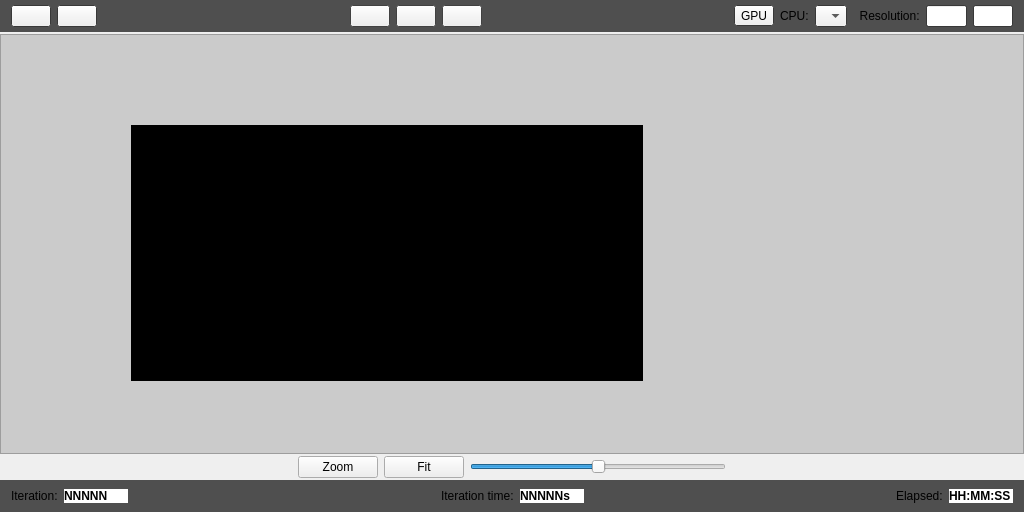
<?xml version="1.0" encoding="UTF-8"?>
<ui version="4.0">
 <class>RenderViewport</class>
 <widget class="QWidget" name="RenderViewport">
  <property name="enabled">
   <bool>true</bool>
  </property>
  <property name="geometry">
   <rect>
    <x>0</x>
    <y>0</y>
    <width>1024</width>
    <height>512</height>
   </rect>
  </property>
  <property name="sizePolicy">
   <sizepolicy hsizetype="Expanding" vsizetype="Expanding">
    <horstretch>0</horstretch>
    <verstretch>0</verstretch>
   </sizepolicy>
  </property>
  <property name="windowTitle">
   <string>RenderViewport</string>
  </property>
  <property name="autoFillBackground">
   <bool>false</bool>
  </property>
  <layout class="QGridLayout" name="gridLayout">
   <property name="leftMargin">
    <number>0</number>
   </property>
   <property name="topMargin">
    <number>0</number>
   </property>
   <property name="rightMargin">
    <number>0</number>
   </property>
   <property name="bottomMargin">
    <number>0</number>
   </property>
   <property name="spacing">
    <number>2</number>
   </property>
   <item row="4" column="0">
    <widget class="QWidget" name="bottomWidget" native="true">
     <property name="sizePolicy">
      <sizepolicy hsizetype="Expanding" vsizetype="Fixed">
       <horstretch>0</horstretch>
       <verstretch>0</verstretch>
      </sizepolicy>
     </property>
     <property name="minimumSize">
      <size>
       <width>0</width>
       <height>32</height>
      </size>
     </property>
     <property name="baseSize">
      <size>
       <width>0</width>
       <height>32</height>
      </size>
     </property>
     <property name="palette">
      <palette>
       <active>
        <colorrole role="Base">
         <brush brushstyle="SolidPattern">
          <color alpha="255">
           <red>255</red>
           <green>255</green>
           <blue>255</blue>
          </color>
         </brush>
        </colorrole>
        <colorrole role="Window">
         <brush brushstyle="SolidPattern">
          <color alpha="255">
           <red>79</red>
           <green>79</green>
           <blue>79</blue>
          </color>
         </brush>
        </colorrole>
       </active>
       <inactive>
        <colorrole role="Base">
         <brush brushstyle="SolidPattern">
          <color alpha="255">
           <red>255</red>
           <green>255</green>
           <blue>255</blue>
          </color>
         </brush>
        </colorrole>
        <colorrole role="Window">
         <brush brushstyle="SolidPattern">
          <color alpha="255">
           <red>79</red>
           <green>79</green>
           <blue>79</blue>
          </color>
         </brush>
        </colorrole>
       </inactive>
       <disabled>
        <colorrole role="Base">
         <brush brushstyle="SolidPattern">
          <color alpha="255">
           <red>79</red>
           <green>79</green>
           <blue>79</blue>
          </color>
         </brush>
        </colorrole>
        <colorrole role="Window">
         <brush brushstyle="SolidPattern">
          <color alpha="255">
           <red>79</red>
           <green>79</green>
           <blue>79</blue>
          </color>
         </brush>
        </colorrole>
       </disabled>
      </palette>
     </property>
     <property name="autoFillBackground">
      <bool>true</bool>
     </property>
     <layout class="QHBoxLayout" name="horizontalLayout_3">
      <property name="topMargin">
       <number>0</number>
      </property>
      <property name="bottomMargin">
       <number>0</number>
      </property>
      <item>
       <widget class="QLabel" name="label">
        <property name="sizePolicy">
         <sizepolicy hsizetype="Preferred" vsizetype="Preferred">
          <horstretch>0</horstretch>
          <verstretch>0</verstretch>
         </sizepolicy>
        </property>
        <property name="text">
         <string>Iteration:</string>
        </property>
       </widget>
      </item>
      <item>
       <widget class="QLabel" name="iterationValue">
        <property name="sizePolicy">
         <sizepolicy hsizetype="Preferred" vsizetype="Fixed">
          <horstretch>0</horstretch>
          <verstretch>0</verstretch>
         </sizepolicy>
        </property>
        <property name="minimumSize">
         <size>
          <width>64</width>
          <height>0</height>
         </size>
        </property>
        <property name="baseSize">
         <size>
          <width>0</width>
          <height>0</height>
         </size>
        </property>
        <property name="palette">
         <palette>
          <active>
           <colorrole role="Text">
            <brush brushstyle="SolidPattern">
             <color alpha="255">
              <red>40</red>
              <green>40</green>
              <blue>40</blue>
             </color>
            </brush>
           </colorrole>
           <colorrole role="Base">
            <brush brushstyle="SolidPattern">
             <color alpha="255">
              <red>255</red>
              <green>255</green>
              <blue>255</blue>
             </color>
            </brush>
           </colorrole>
           <colorrole role="Window">
            <brush brushstyle="SolidPattern">
             <color alpha="255">
              <red>255</red>
              <green>255</green>
              <blue>255</blue>
             </color>
            </brush>
           </colorrole>
          </active>
          <inactive>
           <colorrole role="Text">
            <brush brushstyle="SolidPattern">
             <color alpha="255">
              <red>40</red>
              <green>40</green>
              <blue>40</blue>
             </color>
            </brush>
           </colorrole>
           <colorrole role="Base">
            <brush brushstyle="SolidPattern">
             <color alpha="255">
              <red>255</red>
              <green>255</green>
              <blue>255</blue>
             </color>
            </brush>
           </colorrole>
           <colorrole role="Window">
            <brush brushstyle="SolidPattern">
             <color alpha="255">
              <red>255</red>
              <green>255</green>
              <blue>255</blue>
             </color>
            </brush>
           </colorrole>
          </inactive>
          <disabled>
           <colorrole role="Text">
            <brush brushstyle="SolidPattern">
             <color alpha="255">
              <red>120</red>
              <green>120</green>
              <blue>120</blue>
             </color>
            </brush>
           </colorrole>
           <colorrole role="Base">
            <brush brushstyle="SolidPattern">
             <color alpha="255">
              <red>255</red>
              <green>255</green>
              <blue>255</blue>
             </color>
            </brush>
           </colorrole>
           <colorrole role="Window">
            <brush brushstyle="SolidPattern">
             <color alpha="255">
              <red>255</red>
              <green>255</green>
              <blue>255</blue>
             </color>
            </brush>
           </colorrole>
          </disabled>
         </palette>
        </property>
        <property name="font">
         <font>
          <weight>75</weight>
          <bold>true</bold>
         </font>
        </property>
        <property name="autoFillBackground">
         <bool>true</bool>
        </property>
        <property name="text">
         <string>NNNNN</string>
        </property>
        <property name="margin">
         <number>4</number>
        </property>
       </widget>
      </item>
      <item>
       <spacer name="horizontalSpacer_4">
        <property name="orientation">
         <enum>Qt::Horizontal</enum>
        </property>
        <property name="sizeHint" stdset="0">
         <size>
          <width>40</width>
          <height>20</height>
         </size>
        </property>
       </spacer>
      </item>
      <item>
       <widget class="QLabel" name="label_3">
        <property name="text">
         <string>Iteration time:</string>
        </property>
       </widget>
      </item>
      <item>
       <widget class="QLabel" name="iterationTimeValue">
        <property name="sizePolicy">
         <sizepolicy hsizetype="Preferred" vsizetype="Fixed">
          <horstretch>0</horstretch>
          <verstretch>0</verstretch>
         </sizepolicy>
        </property>
        <property name="minimumSize">
         <size>
          <width>64</width>
          <height>0</height>
         </size>
        </property>
        <property name="baseSize">
         <size>
          <width>0</width>
          <height>0</height>
         </size>
        </property>
        <property name="palette">
         <palette>
          <active>
           <colorrole role="Text">
            <brush brushstyle="SolidPattern">
             <color alpha="255">
              <red>40</red>
              <green>40</green>
              <blue>40</blue>
             </color>
            </brush>
           </colorrole>
           <colorrole role="Base">
            <brush brushstyle="SolidPattern">
             <color alpha="255">
              <red>255</red>
              <green>255</green>
              <blue>255</blue>
             </color>
            </brush>
           </colorrole>
           <colorrole role="Window">
            <brush brushstyle="SolidPattern">
             <color alpha="255">
              <red>255</red>
              <green>255</green>
              <blue>255</blue>
             </color>
            </brush>
           </colorrole>
          </active>
          <inactive>
           <colorrole role="Text">
            <brush brushstyle="SolidPattern">
             <color alpha="255">
              <red>40</red>
              <green>40</green>
              <blue>40</blue>
             </color>
            </brush>
           </colorrole>
           <colorrole role="Base">
            <brush brushstyle="SolidPattern">
             <color alpha="255">
              <red>255</red>
              <green>255</green>
              <blue>255</blue>
             </color>
            </brush>
           </colorrole>
           <colorrole role="Window">
            <brush brushstyle="SolidPattern">
             <color alpha="255">
              <red>255</red>
              <green>255</green>
              <blue>255</blue>
             </color>
            </brush>
           </colorrole>
          </inactive>
          <disabled>
           <colorrole role="Text">
            <brush brushstyle="SolidPattern">
             <color alpha="255">
              <red>120</red>
              <green>120</green>
              <blue>120</blue>
             </color>
            </brush>
           </colorrole>
           <colorrole role="Base">
            <brush brushstyle="SolidPattern">
             <color alpha="255">
              <red>255</red>
              <green>255</green>
              <blue>255</blue>
             </color>
            </brush>
           </colorrole>
           <colorrole role="Window">
            <brush brushstyle="SolidPattern">
             <color alpha="255">
              <red>255</red>
              <green>255</green>
              <blue>255</blue>
             </color>
            </brush>
           </colorrole>
          </disabled>
         </palette>
        </property>
        <property name="font">
         <font>
          <weight>75</weight>
          <bold>true</bold>
         </font>
        </property>
        <property name="autoFillBackground">
         <bool>true</bool>
        </property>
        <property name="text">
         <string>NNNNNs</string>
        </property>
        <property name="margin">
         <number>4</number>
        </property>
       </widget>
      </item>
      <item>
       <spacer name="horizontalSpacer_3">
        <property name="orientation">
         <enum>Qt::Horizontal</enum>
        </property>
        <property name="sizeHint" stdset="0">
         <size>
          <width>40</width>
          <height>20</height>
         </size>
        </property>
       </spacer>
      </item>
      <item>
       <widget class="QLabel" name="label_2">
        <property name="text">
         <string>Elapsed:</string>
        </property>
       </widget>
      </item>
      <item>
       <widget class="QLabel" name="elapsedTimeValue">
        <property name="sizePolicy">
         <sizepolicy hsizetype="Preferred" vsizetype="Fixed">
          <horstretch>0</horstretch>
          <verstretch>0</verstretch>
         </sizepolicy>
        </property>
        <property name="minimumSize">
         <size>
          <width>64</width>
          <height>0</height>
         </size>
        </property>
        <property name="baseSize">
         <size>
          <width>0</width>
          <height>0</height>
         </size>
        </property>
        <property name="palette">
         <palette>
          <active>
           <colorrole role="Text">
            <brush brushstyle="SolidPattern">
             <color alpha="255">
              <red>40</red>
              <green>40</green>
              <blue>40</blue>
             </color>
            </brush>
           </colorrole>
           <colorrole role="Base">
            <brush brushstyle="SolidPattern">
             <color alpha="255">
              <red>255</red>
              <green>255</green>
              <blue>255</blue>
             </color>
            </brush>
           </colorrole>
           <colorrole role="Window">
            <brush brushstyle="SolidPattern">
             <color alpha="255">
              <red>255</red>
              <green>255</green>
              <blue>255</blue>
             </color>
            </brush>
           </colorrole>
          </active>
          <inactive>
           <colorrole role="Text">
            <brush brushstyle="SolidPattern">
             <color alpha="255">
              <red>40</red>
              <green>40</green>
              <blue>40</blue>
             </color>
            </brush>
           </colorrole>
           <colorrole role="Base">
            <brush brushstyle="SolidPattern">
             <color alpha="255">
              <red>255</red>
              <green>255</green>
              <blue>255</blue>
             </color>
            </brush>
           </colorrole>
           <colorrole role="Window">
            <brush brushstyle="SolidPattern">
             <color alpha="255">
              <red>255</red>
              <green>255</green>
              <blue>255</blue>
             </color>
            </brush>
           </colorrole>
          </inactive>
          <disabled>
           <colorrole role="Text">
            <brush brushstyle="SolidPattern">
             <color alpha="255">
              <red>120</red>
              <green>120</green>
              <blue>120</blue>
             </color>
            </brush>
           </colorrole>
           <colorrole role="Base">
            <brush brushstyle="SolidPattern">
             <color alpha="255">
              <red>255</red>
              <green>255</green>
              <blue>255</blue>
             </color>
            </brush>
           </colorrole>
           <colorrole role="Window">
            <brush brushstyle="SolidPattern">
             <color alpha="255">
              <red>255</red>
              <green>255</green>
              <blue>255</blue>
             </color>
            </brush>
           </colorrole>
          </disabled>
         </palette>
        </property>
        <property name="font">
         <font>
          <weight>75</weight>
          <bold>true</bold>
         </font>
        </property>
        <property name="autoFillBackground">
         <bool>true</bool>
        </property>
        <property name="text">
         <string>HH:MM:SS</string>
        </property>
        <property name="margin">
         <number>4</number>
        </property>
       </widget>
      </item>
     </layout>
    </widget>
   </item>
   <item row="0" column="0">
    <widget class="QWidget" name="topWidget" native="true">
     <property name="sizePolicy">
      <sizepolicy hsizetype="Expanding" vsizetype="Fixed">
       <horstretch>0</horstretch>
       <verstretch>0</verstretch>
      </sizepolicy>
     </property>
     <property name="minimumSize">
      <size>
       <width>0</width>
       <height>32</height>
      </size>
     </property>
     <property name="baseSize">
      <size>
       <width>0</width>
       <height>32</height>
      </size>
     </property>
     <property name="palette">
      <palette>
       <active>
        <colorrole role="Base">
         <brush brushstyle="SolidPattern">
          <color alpha="255">
           <red>255</red>
           <green>255</green>
           <blue>255</blue>
          </color>
         </brush>
        </colorrole>
        <colorrole role="Window">
         <brush brushstyle="SolidPattern">
          <color alpha="255">
           <red>79</red>
           <green>79</green>
           <blue>79</blue>
          </color>
         </brush>
        </colorrole>
       </active>
       <inactive>
        <colorrole role="Base">
         <brush brushstyle="SolidPattern">
          <color alpha="255">
           <red>255</red>
           <green>255</green>
           <blue>255</blue>
          </color>
         </brush>
        </colorrole>
        <colorrole role="Window">
         <brush brushstyle="SolidPattern">
          <color alpha="255">
           <red>79</red>
           <green>79</green>
           <blue>79</blue>
          </color>
         </brush>
        </colorrole>
       </inactive>
       <disabled>
        <colorrole role="Base">
         <brush brushstyle="SolidPattern">
          <color alpha="255">
           <red>79</red>
           <green>79</green>
           <blue>79</blue>
          </color>
         </brush>
        </colorrole>
        <colorrole role="Window">
         <brush brushstyle="SolidPattern">
          <color alpha="255">
           <red>79</red>
           <green>79</green>
           <blue>79</blue>
          </color>
         </brush>
        </colorrole>
       </disabled>
      </palette>
     </property>
     <property name="autoFillBackground">
      <bool>true</bool>
     </property>
     <layout class="QHBoxLayout" name="horizontalLayout">
      <property name="topMargin">
       <number>0</number>
      </property>
      <property name="bottomMargin">
       <number>0</number>
      </property>
      <item>
       <widget class="QPushButton" name="saveButton">
        <property name="sizePolicy">
         <sizepolicy hsizetype="Fixed" vsizetype="Fixed">
          <horstretch>0</horstretch>
          <verstretch>0</verstretch>
         </sizepolicy>
        </property>
        <property name="baseSize">
         <size>
          <width>48</width>
          <height>48</height>
         </size>
        </property>
        <property name="text">
         <string/>
        </property>
       </widget>
      </item>
      <item>
       <widget class="QPushButton" name="loadButton">
        <property name="text">
         <string/>
        </property>
       </widget>
      </item>
      <item>
       <spacer name="horizontalSpacer_2">
        <property name="orientation">
         <enum>Qt::Horizontal</enum>
        </property>
        <property name="sizeType">
         <enum>QSizePolicy::Expanding</enum>
        </property>
        <property name="sizeHint" stdset="0">
         <size>
          <width>48</width>
          <height>20</height>
         </size>
        </property>
       </spacer>
      </item>
      <item>
       <widget class="QPushButton" name="startButton">
        <property name="enabled">
         <bool>false</bool>
        </property>
        <property name="text">
         <string/>
        </property>
       </widget>
      </item>
      <item>
       <widget class="QPushButton" name="stopButton">
        <property name="enabled">
         <bool>false</bool>
        </property>
        <property name="text">
         <string/>
        </property>
       </widget>
      </item>
      <item>
       <widget class="QPushButton" name="restartButton">
        <property name="enabled">
         <bool>false</bool>
        </property>
        <property name="text">
         <string/>
        </property>
       </widget>
      </item>
      <item>
       <spacer name="horizontalSpacer">
        <property name="orientation">
         <enum>Qt::Horizontal</enum>
        </property>
        <property name="sizeHint" stdset="0">
         <size>
          <width>40</width>
          <height>20</height>
         </size>
        </property>
       </spacer>
      </item>
      <item>
       <widget class="QToolButton" name="gpuSelector">
        <property name="text">
         <string>GPU</string>
        </property>
       </widget>
      </item>
      <item>
       <widget class="QLabel" name="HostThreadsLabel">
        <property name="text">
         <string>CPU:</string>
        </property>
       </widget>
      </item>
      <item>
       <widget class="QComboBox" name="cpuThreadCount">
        <property name="sizePolicy">
         <sizepolicy hsizetype="Maximum" vsizetype="Fixed">
          <horstretch>0</horstretch>
          <verstretch>0</verstretch>
         </sizepolicy>
        </property>
        <property name="minimumSize">
         <size>
          <width>32</width>
          <height>0</height>
         </size>
        </property>
        <property name="maximumSize">
         <size>
          <width>32</width>
          <height>16777215</height>
         </size>
        </property>
        <property name="baseSize">
         <size>
          <width>32</width>
          <height>0</height>
         </size>
        </property>
       </widget>
      </item>
      <item>
       <widget class="QWidget" name="resolution" native="true">
        <property name="sizePolicy">
         <sizepolicy hsizetype="Fixed" vsizetype="Fixed">
          <horstretch>0</horstretch>
          <verstretch>0</verstretch>
         </sizepolicy>
        </property>
        <property name="minimumSize">
         <size>
          <width>160</width>
          <height>32</height>
         </size>
        </property>
        <property name="baseSize">
         <size>
          <width>64</width>
          <height>48</height>
         </size>
        </property>
        <layout class="QHBoxLayout" name="horizontalLayout_2">
         <property name="leftMargin">
          <number>0</number>
         </property>
         <property name="topMargin">
          <number>0</number>
         </property>
         <property name="rightMargin">
          <number>0</number>
         </property>
         <property name="bottomMargin">
          <number>0</number>
         </property>
         <item>
          <widget class="QLabel" name="label_4">
           <property name="text">
            <string>  Resolution:</string>
           </property>
          </widget>
         </item>
         <item>
          <widget class="QLineEdit" name="widthInput">
           <property name="sizePolicy">
            <sizepolicy hsizetype="Ignored" vsizetype="Fixed">
             <horstretch>0</horstretch>
             <verstretch>0</verstretch>
            </sizepolicy>
           </property>
           <property name="minimumSize">
            <size>
             <width>32</width>
             <height>0</height>
            </size>
           </property>
           <property name="baseSize">
            <size>
             <width>0</width>
             <height>0</height>
            </size>
           </property>
           <property name="inputMethodHints">
            <set>Qt::ImhNone</set>
           </property>
           <property name="inputMask">
            <string/>
           </property>
           <property name="text">
            <string/>
           </property>
           <property name="maxLength">
            <number>8</number>
           </property>
           <property name="frame">
            <bool>true</bool>
           </property>
           <property name="cursorPosition">
            <number>0</number>
           </property>
           <property name="placeholderText">
            <string/>
           </property>
           <property name="clearButtonEnabled">
            <bool>false</bool>
           </property>
          </widget>
         </item>
         <item>
          <widget class="QLineEdit" name="heightInput">
           <property name="sizePolicy">
            <sizepolicy hsizetype="Ignored" vsizetype="Fixed">
             <horstretch>0</horstretch>
             <verstretch>0</verstretch>
            </sizepolicy>
           </property>
           <property name="minimumSize">
            <size>
             <width>32</width>
             <height>0</height>
            </size>
           </property>
           <property name="baseSize">
            <size>
             <width>0</width>
             <height>0</height>
            </size>
           </property>
           <property name="inputMethodHints">
            <set>Qt::ImhNone</set>
           </property>
           <property name="inputMask">
            <string/>
           </property>
           <property name="text">
            <string/>
           </property>
           <property name="maxLength">
            <number>8</number>
           </property>
           <property name="frame">
            <bool>true</bool>
           </property>
           <property name="cursorPosition">
            <number>0</number>
           </property>
           <property name="placeholderText">
            <string/>
           </property>
           <property name="clearButtonEnabled">
            <bool>false</bool>
           </property>
          </widget>
         </item>
        </layout>
       </widget>
      </item>
     </layout>
    </widget>
   </item>
   <item row="1" column="0">
    <widget class="QScrollArea" name="scrollArea">
     <property name="palette">
      <palette>
       <active>
        <colorrole role="Base">
         <brush brushstyle="SolidPattern">
          <color alpha="255">
           <red>255</red>
           <green>255</green>
           <blue>255</blue>
          </color>
         </brush>
        </colorrole>
        <colorrole role="Window">
         <brush brushstyle="SolidPattern">
          <color alpha="255">
           <red>203</red>
           <green>203</green>
           <blue>203</blue>
          </color>
         </brush>
        </colorrole>
       </active>
       <inactive>
        <colorrole role="Base">
         <brush brushstyle="SolidPattern">
          <color alpha="255">
           <red>255</red>
           <green>255</green>
           <blue>255</blue>
          </color>
         </brush>
        </colorrole>
        <colorrole role="Window">
         <brush brushstyle="SolidPattern">
          <color alpha="255">
           <red>203</red>
           <green>203</green>
           <blue>203</blue>
          </color>
         </brush>
        </colorrole>
       </inactive>
       <disabled>
        <colorrole role="Base">
         <brush brushstyle="SolidPattern">
          <color alpha="255">
           <red>203</red>
           <green>203</green>
           <blue>203</blue>
          </color>
         </brush>
        </colorrole>
        <colorrole role="Window">
         <brush brushstyle="SolidPattern">
          <color alpha="255">
           <red>203</red>
           <green>203</green>
           <blue>203</blue>
          </color>
         </brush>
        </colorrole>
       </disabled>
      </palette>
     </property>
     <property name="autoFillBackground">
      <bool>true</bool>
     </property>
     <property name="widgetResizable">
      <bool>true</bool>
     </property>
     <widget class="QWidget" name="scrollAreaContent">
      <property name="geometry">
       <rect>
        <x>0</x>
        <y>0</y>
        <width>1022</width>
        <height>417</height>
       </rect>
      </property>
      <property name="sizePolicy">
       <sizepolicy hsizetype="Expanding" vsizetype="Expanding">
        <horstretch>0</horstretch>
        <verstretch>0</verstretch>
       </sizepolicy>
      </property>
      <property name="minimumSize">
       <size>
        <width>0</width>
        <height>0</height>
       </size>
      </property>
      <property name="baseSize">
       <size>
        <width>512</width>
        <height>256</height>
       </size>
      </property>
      <property name="layoutDirection">
       <enum>Qt::LeftToRight</enum>
      </property>
      <widget class="QLabel" name="image">
       <property name="geometry">
        <rect>
         <x>130</x>
         <y>90</y>
         <width>512</width>
         <height>256</height>
        </rect>
       </property>
       <property name="sizePolicy">
        <sizepolicy hsizetype="Expanding" vsizetype="Expanding">
         <horstretch>0</horstretch>
         <verstretch>0</verstretch>
        </sizepolicy>
       </property>
       <property name="palette">
        <palette>
         <active>
          <colorrole role="WindowText">
           <brush brushstyle="SolidPattern">
            <color alpha="255">
             <red>255</red>
             <green>0</green>
             <blue>0</blue>
            </color>
           </brush>
          </colorrole>
          <colorrole role="Base">
           <brush brushstyle="SolidPattern">
            <color alpha="255">
             <red>255</red>
             <green>255</green>
             <blue>255</blue>
            </color>
           </brush>
          </colorrole>
          <colorrole role="Window">
           <brush brushstyle="SolidPattern">
            <color alpha="255">
             <red>0</red>
             <green>0</green>
             <blue>0</blue>
            </color>
           </brush>
          </colorrole>
         </active>
         <inactive>
          <colorrole role="WindowText">
           <brush brushstyle="SolidPattern">
            <color alpha="255">
             <red>255</red>
             <green>0</green>
             <blue>0</blue>
            </color>
           </brush>
          </colorrole>
          <colorrole role="Base">
           <brush brushstyle="SolidPattern">
            <color alpha="255">
             <red>255</red>
             <green>255</green>
             <blue>255</blue>
            </color>
           </brush>
          </colorrole>
          <colorrole role="Window">
           <brush brushstyle="SolidPattern">
            <color alpha="255">
             <red>0</red>
             <green>0</green>
             <blue>0</blue>
            </color>
           </brush>
          </colorrole>
         </inactive>
         <disabled>
          <colorrole role="WindowText">
           <brush brushstyle="SolidPattern">
            <color alpha="255">
             <red>120</red>
             <green>120</green>
             <blue>120</blue>
            </color>
           </brush>
          </colorrole>
          <colorrole role="Base">
           <brush brushstyle="SolidPattern">
            <color alpha="255">
             <red>0</red>
             <green>0</green>
             <blue>0</blue>
            </color>
           </brush>
          </colorrole>
          <colorrole role="Window">
           <brush brushstyle="SolidPattern">
            <color alpha="255">
             <red>0</red>
             <green>0</green>
             <blue>0</blue>
            </color>
           </brush>
          </colorrole>
         </disabled>
        </palette>
       </property>
       <property name="font">
        <font>
         <pointsize>18</pointsize>
        </font>
       </property>
       <property name="layoutDirection">
        <enum>Qt::RightToLeft</enum>
       </property>
       <property name="autoFillBackground">
        <bool>true</bool>
       </property>
       <property name="text">
        <string/>
       </property>
       <property name="scaledContents">
        <bool>true</bool>
       </property>
       <property name="alignment">
        <set>Qt::AlignCenter</set>
       </property>
      </widget>
     </widget>
    </widget>
   </item>
   <item row="3" column="0">
    <widget class="QWidget" name="widget" native="true">
     <property name="sizePolicy">
      <sizepolicy hsizetype="Expanding" vsizetype="Fixed">
       <horstretch>0</horstretch>
       <verstretch>0</verstretch>
      </sizepolicy>
     </property>
     <property name="minimumSize">
      <size>
       <width>0</width>
       <height>0</height>
      </size>
     </property>
     <layout class="QHBoxLayout" name="horizontalLayout_5">
      <property name="leftMargin">
       <number>0</number>
      </property>
      <property name="topMargin">
       <number>0</number>
      </property>
      <property name="rightMargin">
       <number>0</number>
      </property>
      <property name="bottomMargin">
       <number>0</number>
      </property>
      <item>
       <spacer name="horizontalSpacer_5">
        <property name="orientation">
         <enum>Qt::Horizontal</enum>
        </property>
        <property name="sizeHint" stdset="0">
         <size>
          <width>40</width>
          <height>20</height>
         </size>
        </property>
       </spacer>
      </item>
      <item>
       <widget class="QPushButton" name="zoomButton">
        <property name="sizePolicy">
         <sizepolicy hsizetype="Fixed" vsizetype="Fixed">
          <horstretch>0</horstretch>
          <verstretch>0</verstretch>
         </sizepolicy>
        </property>
        <property name="minimumSize">
         <size>
          <width>0</width>
          <height>0</height>
         </size>
        </property>
        <property name="text">
         <string>Zoom</string>
        </property>
       </widget>
      </item>
      <item>
       <widget class="QPushButton" name="fitButton">
        <property name="sizePolicy">
         <sizepolicy hsizetype="Fixed" vsizetype="Fixed">
          <horstretch>0</horstretch>
          <verstretch>0</verstretch>
         </sizepolicy>
        </property>
        <property name="text">
         <string>Fit</string>
        </property>
       </widget>
      </item>
      <item>
       <widget class="QSlider" name="zoomSlider">
        <property name="sizePolicy">
         <sizepolicy hsizetype="Minimum" vsizetype="Fixed">
          <horstretch>0</horstretch>
          <verstretch>0</verstretch>
         </sizepolicy>
        </property>
        <property name="minimumSize">
         <size>
          <width>256</width>
          <height>0</height>
         </size>
        </property>
        <property name="baseSize">
         <size>
          <width>256</width>
          <height>0</height>
         </size>
        </property>
        <property name="minimum">
         <number>-50</number>
        </property>
        <property name="maximum">
         <number>50</number>
        </property>
        <property name="value">
         <number>0</number>
        </property>
        <property name="orientation">
         <enum>Qt::Horizontal</enum>
        </property>
       </widget>
      </item>
      <item>
       <spacer name="horizontalSpacer_6">
        <property name="orientation">
         <enum>Qt::Horizontal</enum>
        </property>
        <property name="sizeHint" stdset="0">
         <size>
          <width>40</width>
          <height>20</height>
         </size>
        </property>
       </spacer>
      </item>
     </layout>
    </widget>
   </item>
  </layout>
 </widget>
 <layoutdefault spacing="6" margin="11"/>
 <resources/>
 <connections/>
</ui>
